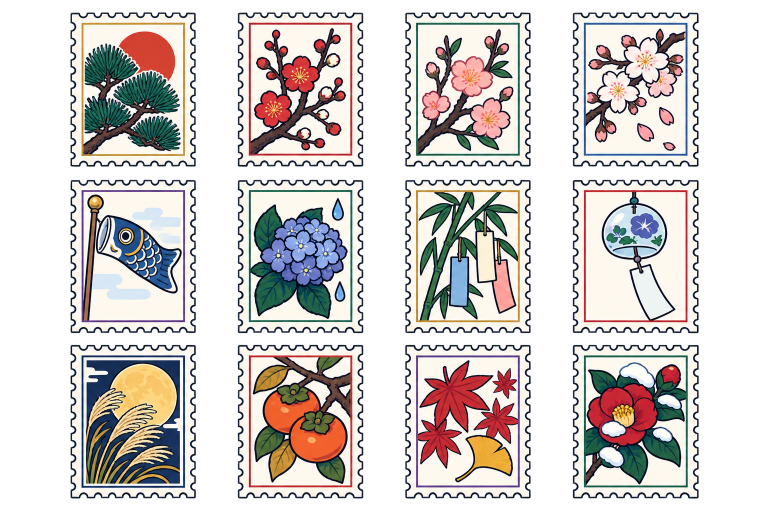
#> input picture assets/generated/season-stamps.png, 1536 x 1024 px, found by its file name (shown at 1/2 size)
$ python build-season-stamps.py
#> lines starting #> are read from the running program, lines starting #| are printed output that depends on the picture; after the words box and inside, x2 and y2 are one past the last pixel; in counts of white or black regions, pixels touching at a corner belong together
"""Cut the twelve GPT-drawn season stamps out of their grey backdrop and pack
them into the 4 x 3 sprite the daily post uses (January first, row by row).

    py -X utf8 scripts/build-season-stamps.py

Reads assets/generated/season-stamps.png (the untouched original) and writes
public/post/season-stamps.webp. Each stamp is found by the transparent gaps
between stamps, cropped to its own pixels and scaled into a 176 x 220 cell.
"""

from collections import deque

import numpy as np
from PIL import Image, ImageFilter

SOURCE = "assets/generated/season-stamps.png"
TARGET = "public/post/season-stamps.webp"
CELL_W, CELL_H = 176, 220

src = Image.open(SOURCE).convert("RGB")
a = np.asarray(src).astype(int)
H, W, _ = a.shape
#> H = 1024; W = 1536
hi, lo = a.max(2), a.min(2)
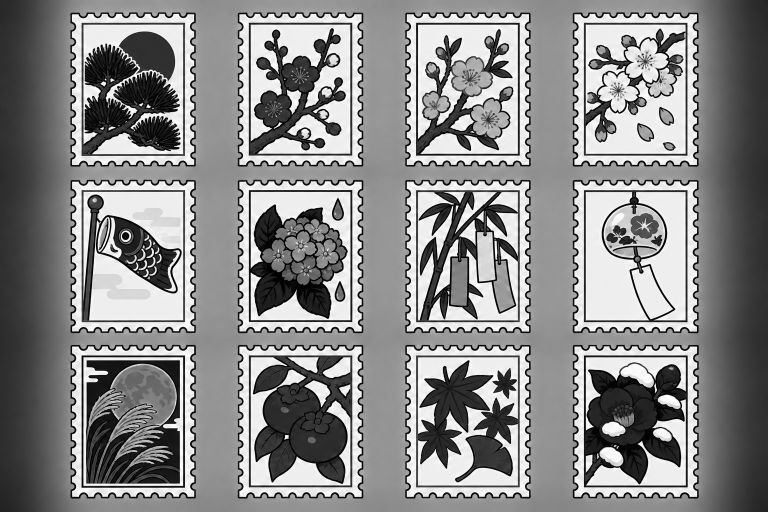
#> lo: shape (1024, 1536) int64 (shown at 1/2 size); min 0, max 255, mean 137.8
# The backdrop is a neutral grey vignette; stamp edges are ivory or navy.
grey = ((hi - lo) <= 22) & (hi <= 228) & (hi >= 40)
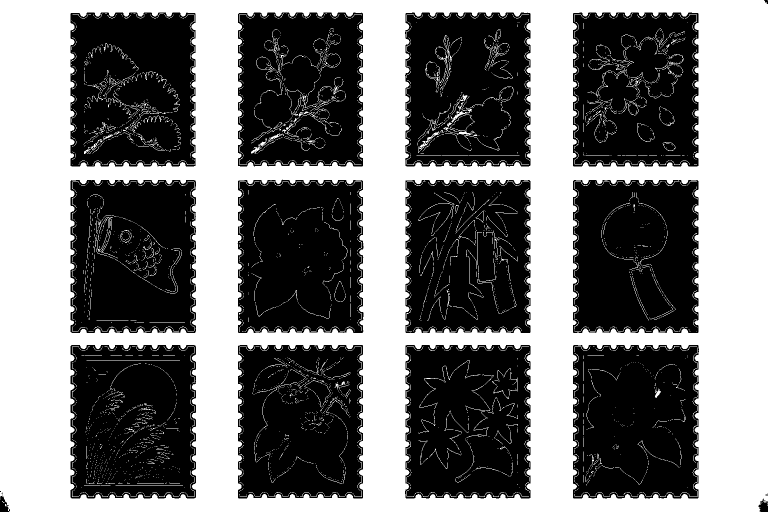
#> grey: shape (1024, 1536) bool (shown at 1/2 size); 46.2% white; 5407 white regions (4834 under 20 px), largest, box (x1, y1, x2, y2) and area: (0, 0, 1536, 1024) 684658, (887, 204, 944, 265) 400, (564, 223, 658, 277) 322

# Flood the backdrop from the border so grey inside a stamp is never touched.
bg = np.zeros((H, W), bool)
queue = deque()
for x in range(W):
    for y in (0, H - 1):
        if grey[y, x]:
            bg[y, x] = True
            queue.append((y, x))
#> bg: shape (1024, 1536) bool; 0.19% white in thin lines or dots
for y in range(H):
    for x in (0, W - 1):
        if grey[y, x]:
            bg[y, x] = True
            queue.append((y, x))
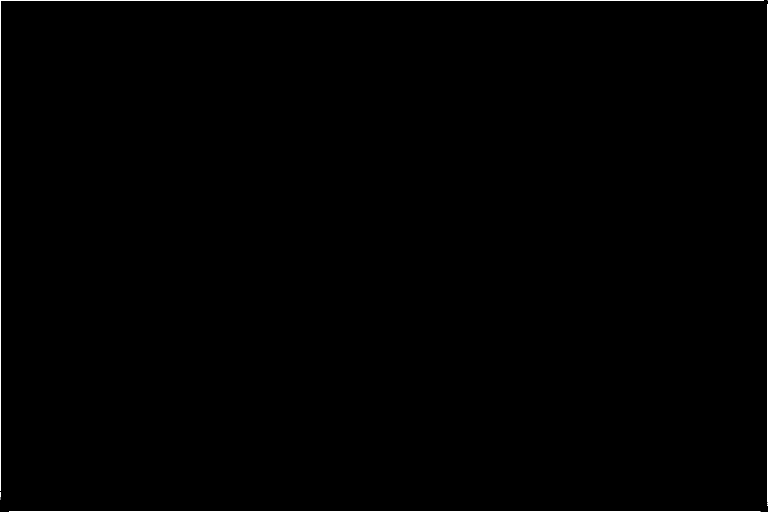
#> bg: shape (1024, 1536) bool (shown at 1/2 size); 0.32% white in thin lines or dots
while queue:
    y, x = queue.popleft()
    for ny, nx in ((y + 1, x), (y - 1, x), (y, x + 1), (y, x - 1)):
        if 0 <= ny < H and 0 <= nx < W and not bg[ny, nx] and grey[ny, nx]:
            bg[ny, nx] = True
            queue.append((ny, nx))
#> bg: shape (1024, 1536) bool; 43.5% white; 5 white regions (4 under 20 px), largest, box (x1, y1, x2, y2) and area: (0, 0, 1536, 1024) 684648

alpha = (
    Image.fromarray(np.where(bg, 0, 255).astype(np.uint8))
    .filter(ImageFilter.MinFilter(3))
    .filter(ImageFilter.GaussianBlur(0.6))
)
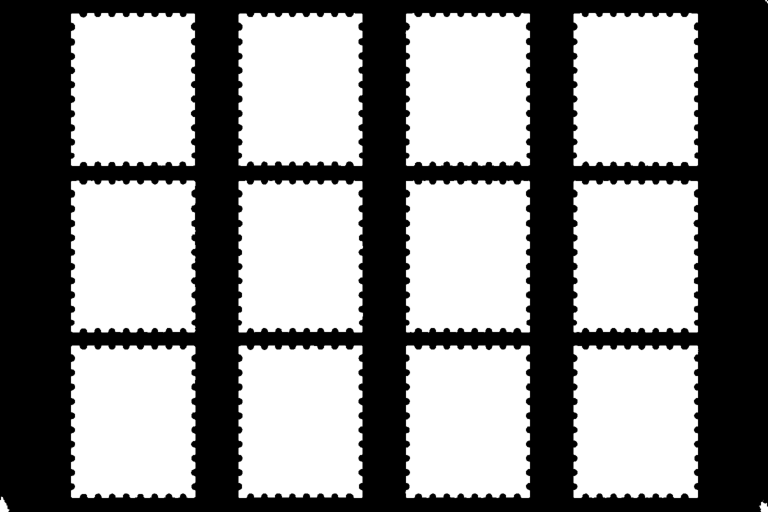
#> alpha: PIL image 1536x1024 L (shown at 1/2 size); min 0, max 255, mean 140.7
rgba = src.copy()
rgba.putalpha(alpha)
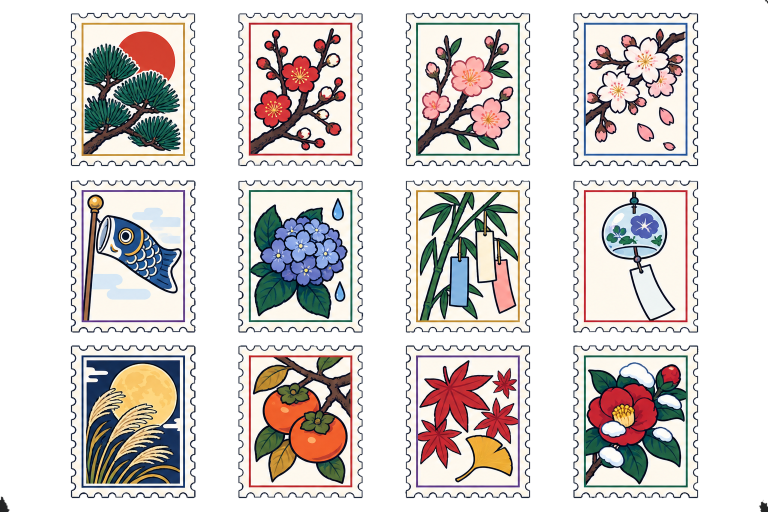
#> rgba: PIL image 1536x1024 RGBA (shown at 1/2 size); mean R, G, B, A 153.2, 147.7, 146, 140.7; transparent parts drawn white
opaque = np.asarray(alpha) > 128
#> opaque: shape (1024, 1536) bool; 55.2% white; 2 black regions (1 under 20 px), largest, box (x1, y1, x2, y2) and area: (0, 0, 1536, 1024) 705296


def runs(profile, n):
    """The n widest stretches of opaque columns or rows, in order."""
#> called with profile = array of shape (1536,), n = 4
    found, start = [], None
    for i, on in enumerate(profile > 4):
        if on and start is None:
            start = i
        if not on and start is not None:
            found.append((start, i))
            start = None
#> this loop made 1536 passes
#> on on passes 1 to 12: True, True, True, True, True, True, True, True, True, True, True, True
#> after the loop, found = [(0, 17), (142, 391), (477, 726), (811, 1060), (1147, 1396)]; start = 1520
    if start is not None:
        found.append((start, len(profile)))
    return sorted(sorted(found, key=lambda r: r[1] - r[0], reverse=True)[:n])


columns, rows = runs(opaque.sum(0), 4), runs(opaque.sum(1), 3)
#> the loop in runs (call 2), `for i, on in enumerate(profile > 4):` made 1024 passes
#> columns = [(142, 391), (477, 726), (811, 1060), (1147, 1396)]; rows = [(26, 332), (361, 665), (691, 996)]
sheet = Image.new("RGBA", (CELL_W * 4, CELL_H * 3), (0, 0, 0, 0))
#> sheet: PIL image 704x660 RGBA; every value is 0
for r, (y0, y1) in enumerate(rows):
    for c, (x0, x1) in enumerate(columns):
        stamp = rgba.crop((x0, y0, x1, y1))
        ys, xs = np.where(np.asarray(stamp.split()[3]) > 128)
        stamp = stamp.crop((xs.min(), ys.min(), xs.max() + 1, ys.max() + 1))
        stamp = stamp.resize((CELL_W - 8, CELL_H - 8), Image.LANCZOS)
        sheet.paste(stamp, (c * CELL_W + 4, r * CELL_H + 4), stamp)
#> this loop made 3 passes
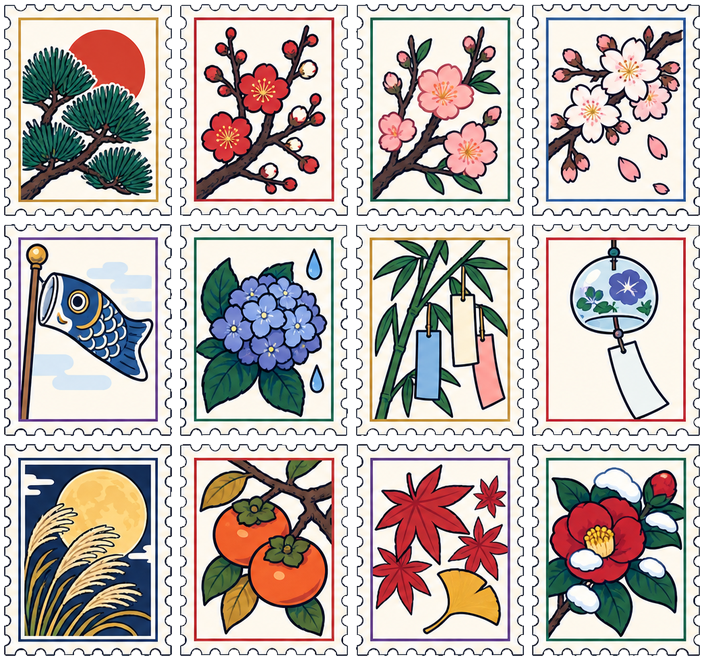
#> sheet: PIL image 704x660 RGBA; mean R, G, B, A 159.4, 150.4, 146.4, 221.9; transparent parts drawn white
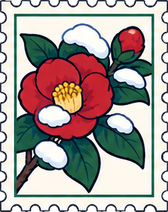
#> stamp: PIL image 168x212 RGBA; mean R, G, B, A 155.2, 146.8, 143.6, 243.1; transparent parts drawn white
sheet.save(TARGET, "WEBP", quality=88, method=6)
print(f"wrote {TARGET}")
